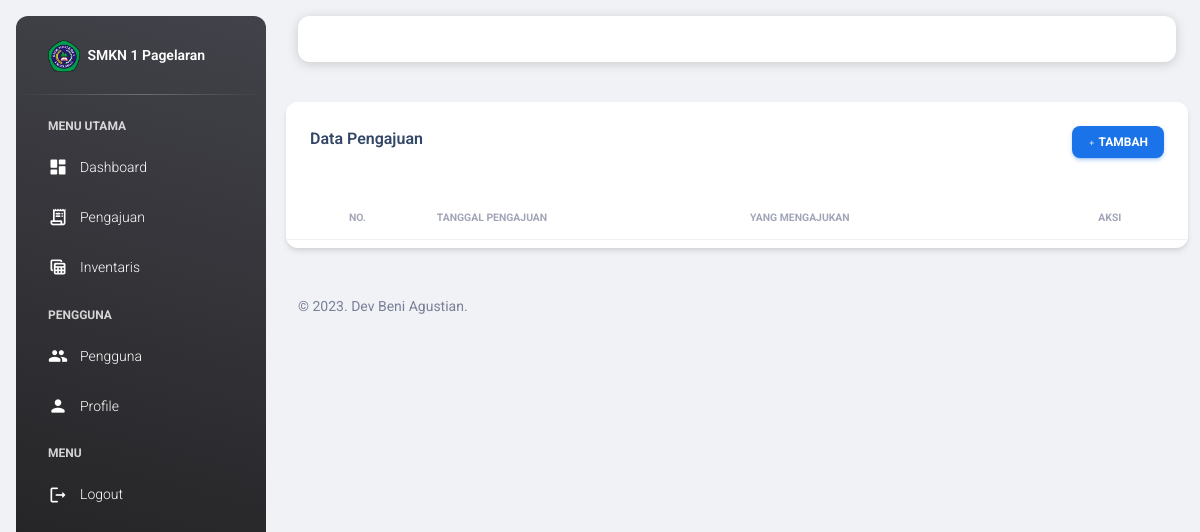
The app's page /view_pengajuan/pengajuan.php (signed in), older data.
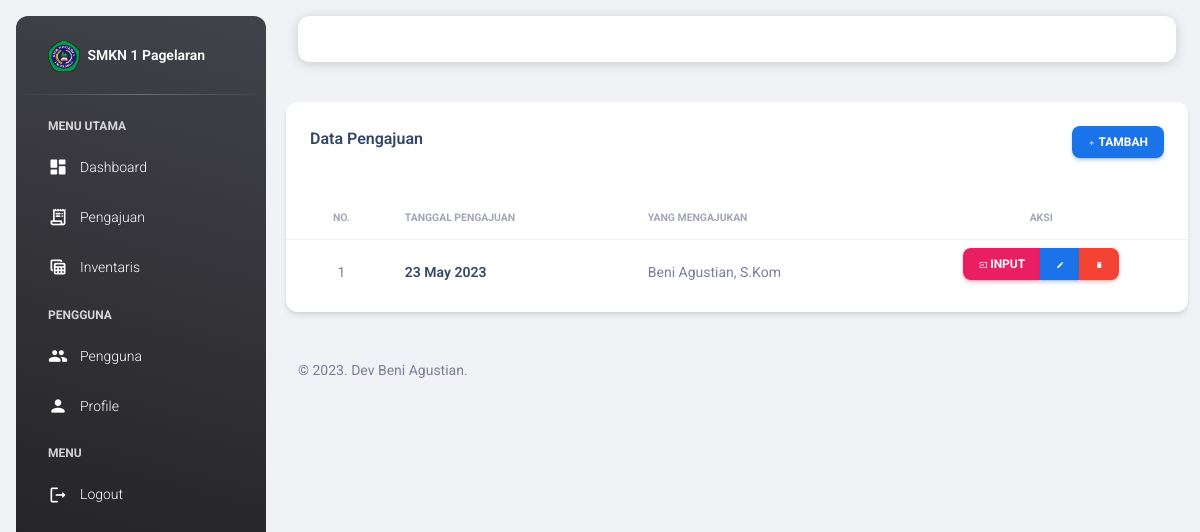
The same page, newer data.
### tables this page shows
CREATE TABLE `pengajuan` (
  `id_pengajuan` int(11) NOT NULL,
  `tanggal_pengajuan` date NOT NULL,
  `id_user` int(11) NOT NULL
);

CREATE TABLE `users` (
  `id_user` int(11) NOT NULL,
  `nama` varchar(255) NOT NULL,
  `username` varchar(255) NOT NULL,
  `email` varchar(255) NOT NULL,
  `password` varchar(255) NOT NULL,
  `image` varchar(255) NOT NULL,
  `role_id` int(11) NOT NULL,
  `date_created` date NOT NULL,
  `is_active` int(11) NOT NULL
);

### functions.php (called while the page is built, shortened)
<?php
$conn = mysqli_connect("localhost", "root", "", "db_siib");
function query($query)
{
    global $conn;
    $result = mysqli_query($conn, $query);
    $rows = [];
    while ($row = mysqli_fetch_assoc($result)) {
        $rows[] = $row;
    }
    return $rows;
}

### view_pengajuan/pengajuan.php (the view, shortened to what this page needs)
<?php
include "../templates/header.php";
$pengajuan = query(
    "SELECT * FROM pengajuan
    INNER JOIN users ON pengajuan.id_user = users.id_user"
);
?>
<div class="row mb-4">
    <div class="col-12 col-md-12">
        <div class="card">
            <div class="card-header pb-0">
                <div class="row">
                    <div class="col-lg-6 col-7">
                        <h6>Data Pengajuan</h6>
                    </div>
                    <div class="col-lg-6 col-5 my-auto text-end">
                        <div class="btn-group btn-group-toggle" data-toggle="buttons">
                            <a href="pengajuan_add.php" class="btn btn-sm btn-info text-white"><i
                                    class="material-icons opacity-10">add</i> Tambah</a>
                        </div>
                    </div>
                </div>
            </div>
            <div class="card-body px-0 pb-2">
                <div class="table-responsive">
                    <table class="table align-items-center mb-0" id="data-table">
                        <thead>
                            <tr>
                                <th
                                    class="text-uppercase text-secondary text-xxs font-weight-bolder opacity-7 text-center">
                                    No.</th>
                                <th class="text-uppercase text-secondary text-xxs font-weight-bolder opacity-7 ps-2">
                                    Tanggal Pengajuan</th>
                                <th class="text-uppercase text-secondary text-xxs font-weight-bolder opacity-7 ps-2">
                                    Yang Mengajukan</th>
                                <th
                                    class="text-center text-uppercase text-secondary text-xxs font-weight-bolder opacity-7">
                                    Aksi</th>
                            </tr>
                        </thead>
                        <tbody>
                            <?php $n = 1; ?>
                            <?php foreach ($pengajuan as $p): ?>
                                <tr>
                                    <td class="text-center text-sm">
                                        <span class="mb-0 text-sm">
                                            <?= $n; ?>
                                        </span>
                                    </td>
                                    <td>
                                        <h6 class="mb-0 text-sm">
                                            <?= date('d F Y', strtotime($p["tanggal_pengajuan"])); ?>
                                        </h6>
                                    </td>
                                    <td>
                                        <span class="mb-0 text-sm">
                                            <?= $p["nama"]; ?>
                                        </span>
                                    </td>
                                    <td class="align-middle text-center">
                                        <div class="btn-group btn-group-toggle" data-toggle="buttons">
                                            <a href="pengajuan_detail.php?id_pengajuan=<?= $p["id_pengajuan"] ?>"
                                                class="btn btn-sm btn-primary text-white"><i
                                                    class="material-icons opacity-10">input</i> Input</a>
                                            <a href="pengajuan_edit.php?id_pengajuan=<?= $p["id_pengajuan"] ?>"
                                                class="btn btn-sm btn-info text-white"><i
                                                    class="material-icons opacity-10">edit</i></a>
                                            <a href="pengajuan_delete.php?id_pengajuan=<?= $p["id_pengajuan"] ?>"
                                                class="btn btn-sm btn-danger text-white"
                                                onclick="return confirm('Yakin ingin menghapus <?= $p['tanggal_pengajuan']; ?>?');"><i
                                                    class="material-icons opacity-10">delete</i></a>
                                        </div>
                                    </td>
                                </tr>
                                <?php $n++; ?>
                            <?php endforeach; ?>
                        </tbody>
                    </table>
                </div>
            </div>
        </div>
    </div>
</div>
<?php
include "../templates/footer.php";
?>

Row changes from the older to the newer data that the page shows:
added pengajuan: tanggal_pengajuan "23 May 2023", id_user.nama "Beni Agustian, S.Kom"
